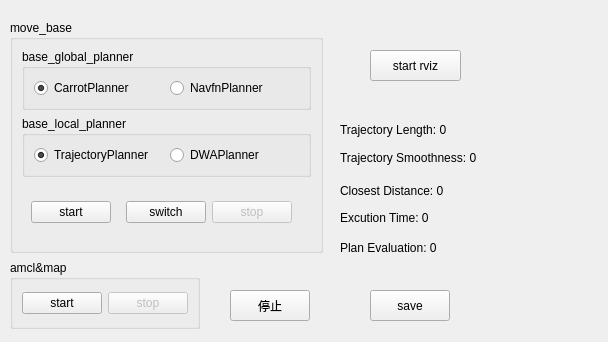
<?xml version="1.0" encoding="UTF-8"?>
<ui version="4.0">
 <class>Form</class>
 <widget class="QWidget" name="Form">
  <property name="enabled">
   <bool>true</bool>
  </property>
  <property name="geometry">
   <rect>
    <x>0</x>
    <y>0</y>
    <width>608</width>
    <height>342</height>
   </rect>
  </property>
  <property name="windowTitle">
   <string>Form</string>
  </property>
  <property name="styleSheet">
   <string notr="true"/>
  </property>
  <widget class="QPushButton" name="stopButton">
   <property name="geometry">
    <rect>
     <x>230</x>
     <y>290</y>
     <width>80</width>
     <height>31</height>
    </rect>
   </property>
   <property name="text">
    <string>停止</string>
   </property>
  </widget>
  <widget class="QPushButton" name="startRvizButton">
   <property name="geometry">
    <rect>
     <x>370</x>
     <y>50</y>
     <width>91</width>
     <height>31</height>
    </rect>
   </property>
   <property name="text">
    <string>start rviz</string>
   </property>
  </widget>
  <widget class="QGroupBox" name="amclGroupBox">
   <property name="geometry">
    <rect>
     <x>10</x>
     <y>260</y>
     <width>190</width>
     <height>69</height>
    </rect>
   </property>
   <property name="styleSheet">
    <string notr="true"/>
   </property>
   <property name="title">
    <string>amcl&amp;&amp;map</string>
   </property>
   <layout class="QHBoxLayout" name="horizontalLayout_4">
    <item>
     <widget class="QPushButton" name="startAmclButton">
      <property name="text">
       <string>start</string>
      </property>
     </widget>
    </item>
    <item>
     <widget class="QPushButton" name="stopAmclButton">
      <property name="enabled">
       <bool>false</bool>
      </property>
      <property name="text">
       <string>stop</string>
      </property>
     </widget>
    </item>
   </layout>
  </widget>
  <widget class="QGroupBox" name="groupBox">
   <property name="geometry">
    <rect>
     <x>10</x>
     <y>20</y>
     <width>313</width>
     <height>233</height>
    </rect>
   </property>
   <property name="title">
    <string>move_base</string>
   </property>
   <layout class="QVBoxLayout" name="verticalLayout">
    <item>
     <widget class="QGroupBox" name="baseGlobalBox">
      <property name="title">
       <string>base_global_planner</string>
      </property>
      <layout class="QHBoxLayout" name="horizontalLayout">
       <item>
        <widget class="QRadioButton" name="carRadioButton">
         <property name="text">
          <string>CarrotPlanner</string>
         </property>
         <property name="checked">
          <bool>true</bool>
         </property>
        </widget>
       </item>
       <item>
        <widget class="QRadioButton" name="navRadioButton">
         <property name="text">
          <string>NavfnPlanner</string>
         </property>
        </widget>
       </item>
      </layout>
     </widget>
    </item>
    <item>
     <widget class="QGroupBox" name="baseLocalBox">
      <property name="enabled">
       <bool>true</bool>
      </property>
      <property name="title">
       <string>base_local_planner</string>
      </property>
      <property name="flat">
       <bool>false</bool>
      </property>
      <property name="checkable">
       <bool>false</bool>
      </property>
      <layout class="QHBoxLayout" name="horizontalLayout_2">
       <item>
        <widget class="QRadioButton" name="traRadioButton">
         <property name="text">
          <string>TrajectoryPlanner</string>
         </property>
         <property name="checked">
          <bool>true</bool>
         </property>
        </widget>
       </item>
       <item>
        <widget class="QRadioButton" name="dwaRadioButton">
         <property name="text">
          <string>DWAPlanner</string>
         </property>
        </widget>
       </item>
      </layout>
     </widget>
    </item>
    <item>
     <widget class="QWidget" name="widget" native="true">
      <layout class="QHBoxLayout" name="horizontalLayout_3">
       <item>
        <widget class="QPushButton" name="startMoveBaseButton">
         <property name="text">
          <string>start</string>
         </property>
        </widget>
       </item>
       <item>
        <spacer name="horizontalSpacer">
         <property name="orientation">
          <enum>Qt::Horizontal</enum>
         </property>
         <property name="sizeHint" stdset="0">
          <size>
           <width>40</width>
           <height>20</height>
          </size>
         </property>
        </spacer>
       </item>
       <item>
        <widget class="QPushButton" name="glButton">
         <property name="text">
          <string>switch</string>
         </property>
        </widget>
       </item>
       <item>
        <widget class="QPushButton" name="stopMoveBaseButton">
         <property name="enabled">
          <bool>false</bool>
         </property>
         <property name="text">
          <string>stop</string>
         </property>
        </widget>
       </item>
       <item>
        <spacer name="horizontalSpacer_2">
         <property name="orientation">
          <enum>Qt::Horizontal</enum>
         </property>
         <property name="sizeHint" stdset="0">
          <size>
           <width>40</width>
           <height>20</height>
          </size>
         </property>
        </spacer>
       </item>
      </layout>
     </widget>
    </item>
   </layout>
  </widget>
  <widget class="QLabel" name="label_tl">
   <property name="geometry">
    <rect>
     <x>340</x>
     <y>120</y>
     <width>261</width>
     <height>20</height>
    </rect>
   </property>
   <property name="text">
    <string>Trajectory Length: 0</string>
   </property>
  </widget>
  <widget class="QLabel" name="label_ts">
   <property name="geometry">
    <rect>
     <x>340</x>
     <y>150</y>
     <width>251</width>
     <height>16</height>
    </rect>
   </property>
   <property name="text">
    <string>Trajectory Smoothness: 0</string>
   </property>
  </widget>
  <widget class="QLabel" name="label_cd">
   <property name="geometry">
    <rect>
     <x>340</x>
     <y>180</y>
     <width>261</width>
     <height>21</height>
    </rect>
   </property>
   <property name="text">
    <string>Closest Distance: 0</string>
   </property>
  </widget>
  <widget class="QLabel" name="label_et">
   <property name="geometry">
    <rect>
     <x>340</x>
     <y>210</y>
     <width>261</width>
     <height>16</height>
    </rect>
   </property>
   <property name="text">
    <string>Excution Time: 0</string>
   </property>
  </widget>
  <widget class="QLabel" name="label_pv">
   <property name="geometry">
    <rect>
     <x>340</x>
     <y>240</y>
     <width>251</width>
     <height>16</height>
    </rect>
   </property>
   <property name="text">
    <string>Plan Evaluation: 0</string>
   </property>
  </widget>
  <widget class="QPushButton" name="saveButton">
   <property name="geometry">
    <rect>
     <x>370</x>
     <y>290</y>
     <width>80</width>
     <height>31</height>
    </rect>
   </property>
   <property name="text">
    <string>save</string>
   </property>
  </widget>
 </widget>
 <resources/>
 <connections/>
</ui>
